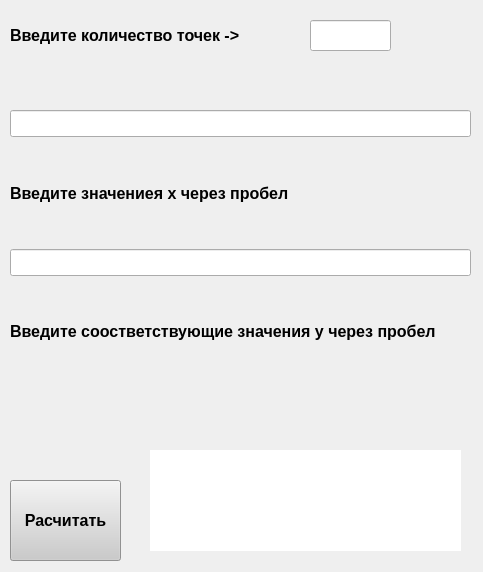
<?xml version="1.0" encoding="UTF-8"?>
<ui version="4.0">
 <class>Aproksimation</class>
 <widget class="QMainWindow" name="Aproksimation">
  <property name="geometry">
   <rect>
    <x>0</x>
    <y>0</y>
    <width>483</width>
    <height>572</height>
   </rect>
  </property>
  <property name="windowTitle">
   <string>Апроксимация</string>
  </property>
  <widget class="QWidget" name="centralwidget">
   <widget class="QPushButton" name="btn_result">
    <property name="geometry">
     <rect>
      <x>10</x>
      <y>480</y>
      <width>111</width>
      <height>81</height>
     </rect>
    </property>
    <property name="font">
     <font>
      <pointsize>12</pointsize>
      <weight>75</weight>
      <bold>true</bold>
     </font>
    </property>
    <property name="styleSheet">
     <string notr="true">background-color: rgb(203, 203, 203);</string>
    </property>
    <property name="text">
     <string>Расчитать</string>
    </property>
   </widget>
   <widget class="QLabel" name="label">
    <property name="geometry">
     <rect>
      <x>10</x>
      <y>20</y>
      <width>261</width>
      <height>31</height>
     </rect>
    </property>
    <property name="font">
     <font>
      <pointsize>12</pointsize>
      <weight>75</weight>
      <bold>true</bold>
     </font>
    </property>
    <property name="text">
     <string>Введите количество точек -&gt;</string>
    </property>
   </widget>
   <widget class="QLineEdit" name="num_of_variables">
    <property name="geometry">
     <rect>
      <x>310</x>
      <y>20</y>
      <width>81</width>
      <height>31</height>
     </rect>
    </property>
    <property name="font">
     <font>
      <pointsize>12</pointsize>
     </font>
    </property>
   </widget>
   <widget class="QWidget" name="verticalLayoutWidget">
    <property name="geometry">
     <rect>
      <x>10</x>
      <y>110</y>
      <width>461</width>
      <height>271</height>
     </rect>
    </property>
    <layout class="QVBoxLayout" name="verticalLayout">
     <item>
      <widget class="QLineEdit" name="variables_x">
       <property name="font">
        <font>
         <pointsize>12</pointsize>
         <weight>75</weight>
         <bold>true</bold>
        </font>
       </property>
      </widget>
     </item>
     <item>
      <widget class="QLabel" name="label_1">
       <property name="font">
        <font>
         <pointsize>12</pointsize>
         <weight>75</weight>
         <bold>true</bold>
        </font>
       </property>
       <property name="text">
        <string>Введите значениея х через пробел</string>
       </property>
      </widget>
     </item>
     <item>
      <widget class="QLineEdit" name="variables_y">
       <property name="font">
        <font>
         <pointsize>12</pointsize>
         <weight>75</weight>
         <bold>true</bold>
        </font>
       </property>
      </widget>
     </item>
     <item>
      <widget class="QLabel" name="label_2">
       <property name="font">
        <font>
         <pointsize>12</pointsize>
         <weight>75</weight>
         <bold>true</bold>
        </font>
       </property>
       <property name="text">
        <string>Введите соостветствующие значения у через пробел</string>
       </property>
      </widget>
     </item>
    </layout>
   </widget>
   <widget class="QLabel" name="label_result">
    <property name="geometry">
     <rect>
      <x>150</x>
      <y>450</y>
      <width>311</width>
      <height>101</height>
     </rect>
    </property>
    <property name="font">
     <font>
      <pointsize>20</pointsize>
      <weight>75</weight>
      <bold>true</bold>
     </font>
    </property>
    <property name="styleSheet">
     <string notr="true">background-color: rgb(255, 255, 255);</string>
    </property>
    <property name="text">
     <string/>
    </property>
   </widget>
  </widget>
 </widget>
 <resources/>
 <connections/>
</ui>
